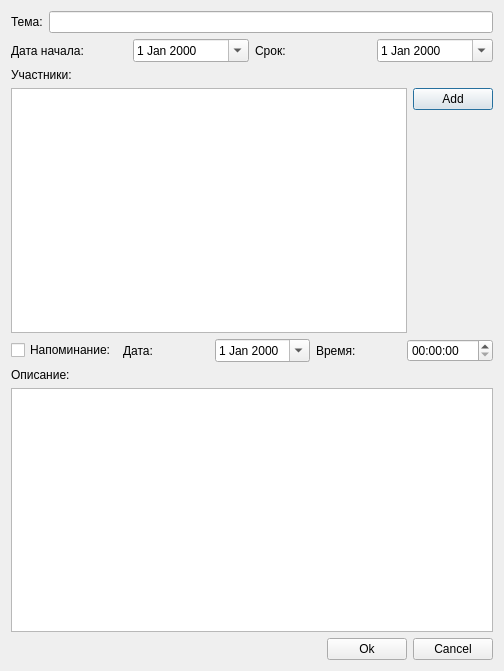
<?xml version="1.0" encoding="UTF-8"?>
<ui version="4.0">
 <class>Dialog</class>
 <widget class="QDialog" name="Dialog">
  <property name="geometry">
   <rect>
    <x>0</x>
    <y>0</y>
    <width>504</width>
    <height>671</height>
   </rect>
  </property>
  <property name="windowTitle">
   <string>Dialog</string>
  </property>
  <layout class="QGridLayout" name="gridLayout">
   <item row="0" column="0">
    <layout class="QVBoxLayout" name="verticalLayout_4">
     <item>
      <layout class="QVBoxLayout" name="verticalLayout_2">
       <item>
        <layout class="QHBoxLayout" name="horizontalLayout_5">
         <item>
          <widget class="QLabel" name="label_3">
           <property name="text">
            <string>Тема:</string>
           </property>
          </widget>
         </item>
         <item>
          <widget class="QLineEdit" name="topic"/>
         </item>
        </layout>
       </item>
       <item>
        <layout class="QHBoxLayout" name="horizontalLayout_2">
         <item>
          <widget class="QLabel" name="label">
           <property name="text">
            <string>Дата начала:</string>
           </property>
          </widget>
         </item>
         <item>
          <widget class="QDateEdit" name="dateEdit">
           <property name="calendarPopup">
            <bool>true</bool>
           </property>
          </widget>
         </item>
         <item>
          <widget class="QLabel" name="label_2">
           <property name="text">
            <string>Срок:</string>
           </property>
          </widget>
         </item>
         <item>
          <widget class="QDateEdit" name="dateEdit_2">
           <property name="calendarPopup">
            <bool>true</bool>
           </property>
          </widget>
         </item>
        </layout>
       </item>
      </layout>
     </item>
     <item>
      <layout class="QVBoxLayout" name="verticalLayout_3">
       <item>
        <widget class="QLabel" name="label_4">
         <property name="text">
          <string>Участники:</string>
         </property>
        </widget>
       </item>
       <item>
        <layout class="QHBoxLayout" name="horizontalLayout">
         <item>
          <widget class="QListView" name="listPeople"/>
         </item>
         <item>
          <layout class="QVBoxLayout" name="verticalLayout">
           <item>
            <widget class="QPushButton" name="addPeople">
             <property name="text">
              <string>Add</string>
             </property>
            </widget>
           </item>
           <item>
            <spacer name="verticalSpacer">
             <property name="orientation">
              <enum>Qt::Vertical</enum>
             </property>
             <property name="sizeHint" stdset="0">
              <size>
               <width>20</width>
               <height>40</height>
              </size>
             </property>
            </spacer>
           </item>
          </layout>
         </item>
        </layout>
       </item>
      </layout>
     </item>
     <item>
      <layout class="QHBoxLayout" name="horizontalLayout_3">
       <item>
        <widget class="QCheckBox" name="checkBox">
         <property name="text">
          <string>Напоминание:</string>
         </property>
        </widget>
       </item>
       <item>
        <widget class="QLabel" name="label_6">
         <property name="text">
          <string>Дата:</string>
         </property>
        </widget>
       </item>
       <item>
        <widget class="QDateEdit" name="dateEdit_3">
         <property name="calendarPopup">
          <bool>true</bool>
         </property>
        </widget>
       </item>
       <item>
        <widget class="QLabel" name="label_7">
         <property name="text">
          <string>Время:</string>
         </property>
        </widget>
       </item>
       <item>
        <widget class="QTimeEdit" name="timeEdit">
         <property name="calendarPopup">
          <bool>true</bool>
         </property>
        </widget>
       </item>
      </layout>
     </item>
     <item>
      <layout class="QVBoxLayout" name="verticalLayout_5">
       <item>
        <widget class="QLabel" name="label_5">
         <property name="text">
          <string>Описание:</string>
         </property>
        </widget>
       </item>
       <item>
        <widget class="QTextEdit" name="description"/>
       </item>
      </layout>
     </item>
     <item>
      <layout class="QHBoxLayout" name="horizontalLayout_4">
       <item>
        <spacer name="horizontalSpacer">
         <property name="orientation">
          <enum>Qt::Horizontal</enum>
         </property>
         <property name="sizeHint" stdset="0">
          <size>
           <width>40</width>
           <height>20</height>
          </size>
         </property>
        </spacer>
       </item>
       <item>
        <widget class="QPushButton" name="addTask">
         <property name="text">
          <string>Ok</string>
         </property>
        </widget>
       </item>
       <item>
        <widget class="QPushButton" name="cancel">
         <property name="text">
          <string>Cancel</string>
         </property>
        </widget>
       </item>
      </layout>
     </item>
    </layout>
   </item>
  </layout>
 </widget>
 <resources/>
 <connections/>
</ui>
